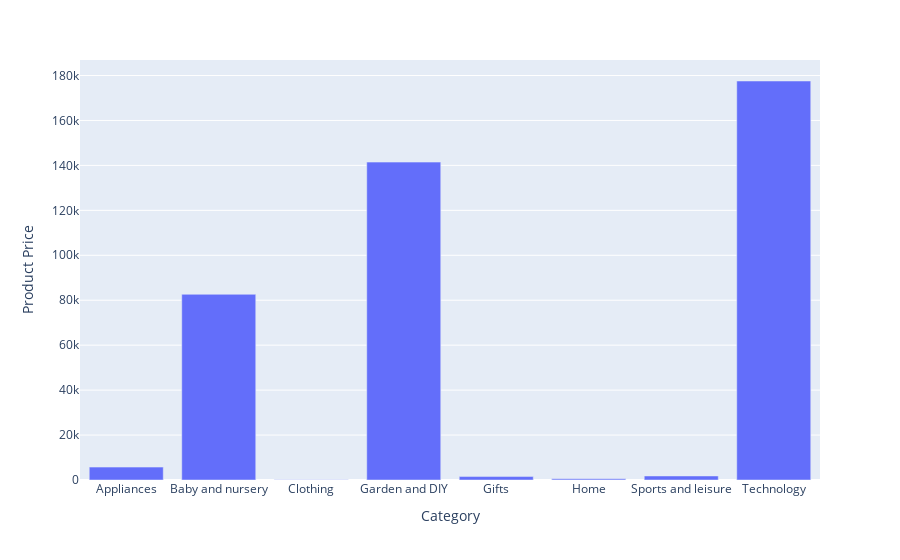

Notebook cell for this chart:
### Code cell
# Reanálise sem a categoria com mais valores
df_groupCatProd2 = df_groupCatProd[df_groupCatProd['Category'] != 'Home and furniture']
fig = px.bar(df_groupCatProd2,x ='Category', y ='Product Price')
fig.show()

### Figure 1 — Plotly figure (JSON) as saved in the notebook; plotly's stock layout.template omitted (floating-point values rounded to 4 significant figures)
{"data": [{"alignmentgroup": "True", "hovertemplate": "Category=%{x}<br>Product Price=%{y}<extra></extra>", "legendgroup": "", "marker": {"color": "#636efa", "pattern": {"shape": ""}}, "name": "", "offsetgroup": "", "orientation": "v", "showlegend": false, "textposition": "auto", "type": "bar", "x": ["Appliances", "Baby and nursery", "Clothing", "Garden and DIY", "Gifts", "Home", "Sports and leisure", "Technology"], "xaxis": "x", "y": [5739, 82640.0, 130, 141500.0, 1527, 507, 1791.0, 177600.0], "yaxis": "y"}], "layout": {"barmode": "relative", "legend": {"tracegroupgap": 0}, "margin": {"t": 60}, "xaxis": {"anchor": "y", "domain": [0, 1], "title": {"text": "Category"}}, "yaxis": {"anchor": "x", "domain": [0, 1], "title": {"text": "Product Price"}}}}
